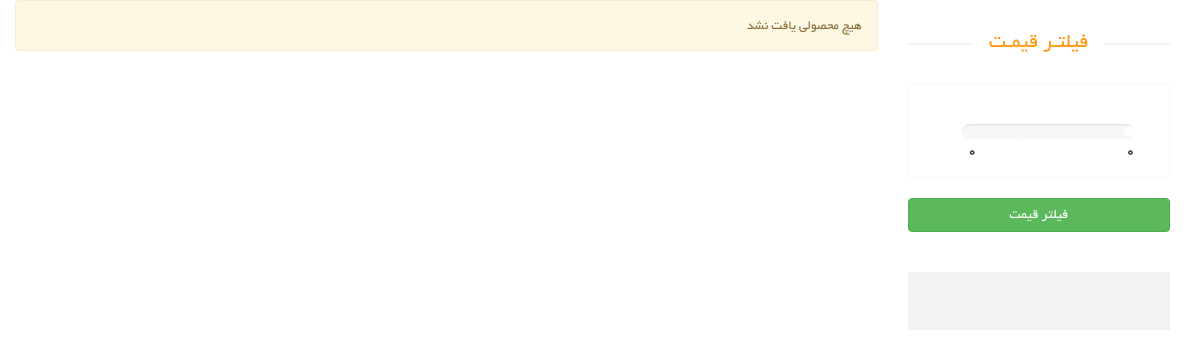
Before: /products/ with the older database file.
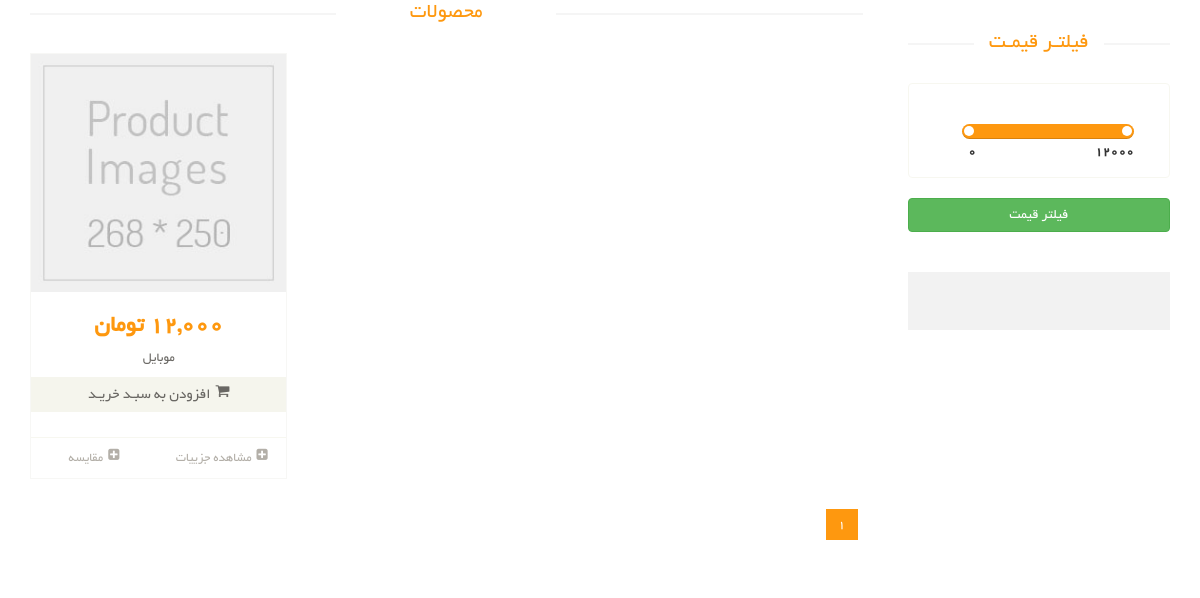
After: the same page with the newer database file.
### product_module/models.py (models this page shows, shortened)
class Product(models.Model):
    title = models.CharField(max_length=300, verbose_name='نام کالا')
    category = models.ManyToManyField(ProductCategory, related_name='product_categories',
                                      verbose_name='دسته بندی ها')
    image = models.ImageField(upload_to="images/products", null=True, blank=True, verbose_name='تصویر کالا')
    brand = models.ForeignKey(ProductBrand, on_delete=models.CASCADE, verbose_name='برند', null=True, blank=True)
    price = models.IntegerField(verbose_name='قیمت')
    short_description = models.CharField(max_length=360, null=True, verbose_name='توضیحات کوتاه', db_index=True)
    description = models.TextField(verbose_name='توضیحات اصلی', db_index=True)
    slug = models.SlugField(default="", null=False, db_index=True, max_length=200, verbose_name='عنوان در Url')
    is_active = models.BooleanField(default=False, verbose_name='فعال/غیرفعال')
    is_delete = models.BooleanField(verbose_name='حذف شده/نشده')
    def get_absolute_url(self):
        return reverse('product-detail', args=[self.slug])

### product_module/views.py (the view)
# urls.py: path('', views.ProductListView.as_view(), name='product-list'),
class ProductListView(ListView):
    template_name = 'product_list.html'
    model = Product
    context_object_name = 'products'
    ordering = ['-price']
    paginate_by = 6
    def get_context_data(self, *, object_list=None, **kwargs):
        context = super(ProductListView, self).get_context_data()
        query = Product.objects.all()
        product: Product = query.order_by('-price').first()
        db_max_price = product.price if product is not None else 0
        context['db_max_price'] = db_max_price
        context['start_price'] = self.request.GET.get('start_price') or 0
        context['end_price'] = self.request.GET.get('end_price') or db_max_price
        context['banners'] = SiteBanner.objects.filter(is_active=True, position__iexact=SiteBanner.SiteBannerPosition.product_list)
        return context
    def get_queryset(self):
        query = super(ProductListView, self).get_queryset()
        category_name = self.kwargs.get('cat')
        brand_name = self.kwargs.get('brand')
        request: HttpRequest = self.request
        start_price = request.GET.get('start_price')
        end_price = request.GET.get('end_price')
        if start_price is not None:
            query = query.filter(price__gte=start_price)
        if end_price is not None:
            query = query.filter(price__lte=end_price)
        if brand_name is not None:
            query = query.filter(brand__title_urls__exact=brand_name)
        if category_name is not None:
            query = query.filter(category__title_urls__exact=category_name)
        return query

### polls/templatetags/poll_extras.py (called while the page is built)
@register.filter(name='three_digit_currency')
def three_digit_currency(value: int):
    return '{:,}'.format(value) + ' ' + 'تومان'

### product_module/templates/product_list.html (shortened to what this page needs)
{% extends  'shared/_layout.html' %}
{% load render_partial %}
{% block content %}
    <section>
		<div class="container">
			<div class="row">
				<div class="col-sm-9 padding-right">
					{% if products %}
						<div class="features_items">
						<h2 class="title text-center">محصولات </h2>
                        {% for product in products %}
                           {% include 'product_item.html' with product=product col_size=4 %}
                        {% endfor %}
                    <div class="clearfix"></div>
						<ul class="pagination">
                            {% for pageNumber in paginator.page_range %}
                                <li class="{% if page_obj.number == pageNumber %}active{% endif %}">
                                    <a class="cursor-pointer" onclick="fillPage({{ pageNumber }})">{{ pageNumber }}</a>
                                </li>
                            {% endfor %}
						</ul>
					</div>
                        {% else %}
                        <div class="alert alert-warning">
                        <p>
                            هیچ محصولی یافت نشد
                        </p>
                        </div>
					{% endif %}
				</div>
				<div class="col-sm-3">
					<div class="left-sidebar">
						<div class="price-range">
							<h2>فیلتـر قیمـت</h2>
							<div class="well">
								 <div class="slider slider-horizontal" style="width: 166px;">
                                <br>
								 <b> {{ db_max_price }}</b> <b class="pull-left">0 </b>
							</div>
						</div>
                            <button class="btn btn-success btn-block" onclick="filterProducts()" >فیلتر قیمت</button>
						<div class="shipping text-center">
                        <br>
                        <br>
						</div>
					</div>
				</div>
			</div>
		</div>
	</section>
{% endblock %}

### product_module/templates/product_item.html (shortened to what this page needs)
 {% load thumbnail %}
{% load poll_extras %}
<div class="col-sm-{{ col_size }}">
    <div class="product-image-wrapper">
        <div class="single-products">
            <div class="productinfo text-center">
                {% if product.image %}
                     {% thumbnail product.image "268x250" quality=95 crop='center' as im %}
                                        <img src="{{ im.url }}">
                      {% endthumbnail %}
                    {% else %}
                    <img src="/static/images/shop/product.jpg" alt="">
                {% endif %}
                <h2>{{ product.price | three_digit_currency }} </h2>
                <p>{{ product.title }}</p>
                <a href="#" class="btn btn-default add-to-cart"><i class="fa fa-shopping-cart"></i>افزودن به سبـد خریـد</a>
            </div>
            <div class="product-overlay">
                <div class="overlay-content">
                </div>
            </div>
        </div>
        <div class="choose">
            <ul class="nav nav-pills nav-justified">
                <li><a href="{{ product.get_absolute_url }}"><i class="fa fa-plus-square"></i>مشاهده جزییات</a></li>
                <li><a href=""><i class="fa fa-plus-square"></i>مقایسه</a></li>
            </ul>
        </div>
    </div>
</div>

Changed rows visible on the page:
added Product: price|three_digit_currency "12,000 تومان", title "موبایل"
Other visible differences:
{{ db_max_price }}: "0" → "12000"
new list line: "1"
text no longer shown: "هیچ محصولی یافت نشد"
